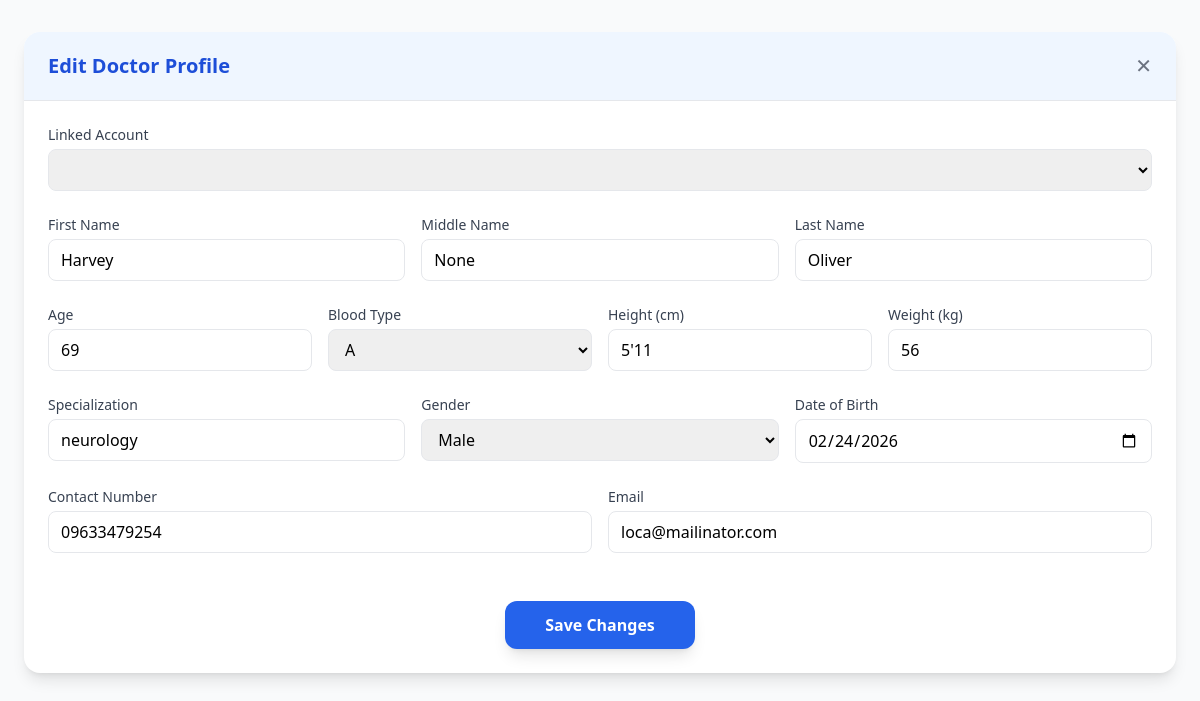
The app's page /admin/edit_doctor/1 (signed in) with its own data.
### app/models/doctor.py (models this page shows)
class Doctor(db.Model):
    __tablename__ = "doctor"
    doctor_id: Mapped[int] = mapped_column(Integer, primary_key=True, autoincrement=True)
    account_id: Mapped[int] = mapped_column(ForeignKey("account.account_id"), unique=True)
    firstname: Mapped[str] = mapped_column(String(50), nullable=False)
    middlename: Mapped[str] = mapped_column(String(50), nullable=True)
    lastname: Mapped[str] = mapped_column(String(50), nullable=False)
    age: Mapped[int] = mapped_column(Integer, nullable=False)
    bloodtype: Mapped[str] = mapped_column(String(10), nullable=True)
    height: Mapped[str] = mapped_column(String(10), nullable=True)
    weight: Mapped[str] = mapped_column(String(10), nullable=True)
    specialization: Mapped[str] = mapped_column(String(100), nullable=True)
    gender: Mapped[str] = mapped_column(String(10), nullable=False)
    dob: Mapped[str] = mapped_column(String(10), nullable=False)
    pob: Mapped[str] = mapped_column(String(100), nullable=False)
    civilstatus: Mapped[str] = mapped_column(String(20), nullable=False)
    degree: Mapped[str] = mapped_column(String(100), nullable=False)
    nationality: Mapped[str] = mapped_column(String(100), nullable=False)
    religion: Mapped[str] = mapped_column(String(100), nullable=False)
    phone: Mapped[str] = mapped_column(String(20), nullable=False)
    email: Mapped[str] = mapped_column(String(100), nullable=False)
    profile_image: Mapped[str | None] = mapped_column(String(255), nullable=True)
    status: Mapped[str] = mapped_column(String(50), nullable=False, default='active')
    created_at: Mapped[datetime] = mapped_column(DateTime, default=datetime.utcnow, nullable=False)
    account: Mapped["Account"] = relationship(back_populates="doctor")
    appointments: Mapped[list["Appointment"]] = relationship(back_populates="doctor")
    records: Mapped[list["MedicalRecord"]] = relationship(back_populates="doctor")
    doctor_schedule: Mapped["Doctor_Schedule"] = relationship(back_populates="doctor")
    secretary: Mapped["Doctor_Secretary"] = relationship(back_populates="doctor")

### app/routes/admin/doctors.py (the view, shortened to what this page needs)
@admin_bp.route('/edit_doctor/<int:doctor_id>', methods=['GET', 'POST'])
@admin_required
def edit_doctor(doctor_id):
    doctor = Doctor.query.get_or_404(doctor_id)
    return render_template(
        'admin/editDoctorProfile.html',
        doctor=doctor
    )

### app/models/account.py (called while the page is built)
    @property
    def is_authenticated(self):
        return True

    def is_admin(self) -> bool:
        return self.role == "admin"

### app/routes/auth/login.py (called while the page is built)
@login_manager.user_loader
def load_user(account_id):
    return Account.query.get(int(account_id))

### app/utils/admin_only.py (called while the page is built)
def admin_required(f):
    @wraps(f)
    def decorated_function(*args, **kwargs):
        if not current_user.is_authenticated or not current_user.is_admin():
            abort(403)
        return f(*args, **kwargs)
    return decorated_function

### app/templates/admin/editDoctorProfile.html (shortened to what this page needs)
{% extends 'base/layout.html' %}
{% block content %}
<div class="w-full bg-gray-50 px-6 py-8">
  <div class="flex flex-col lg:flex-row gap-6">
    <div class="w-full">
      <div class="bg-white rounded-2xl shadow-lg overflow-hidden">
        <div class="px-6 py-5 border-b border-gray-200 flex justify-between items-center bg-blue-50">
          <h3 class="text-xl font-semibold text-blue-700">
            Edit Doctor Profile
          </h3>
          <a href="{{ url_for('admin.admin_doctors') }}"
             class="text-gray-500 hover:text-gray-800 transition text-xl">
            ✕
          </a>
        </div>
        <div class="px-6 py-6">
          <form method="POST" class="space-y-6">
            <div>
              <label class="block text-sm font-medium text-gray-700 mb-1">
                Linked Account
              </label>
              <select name="account_id"
                      class="w-full px-3 py-2 border rounded-lg focus:ring-2 focus:ring-blue-500">
              </select>
            </div>
            <div class="grid grid-cols-1 md:grid-cols-3 gap-4">
              <div>
                <label class="block text-sm font-medium text-gray-700 mb-1">First Name</label>
                <input type="text" name="firstname"
                       value="{{ doctor.firstname }}"
                       class="w-full px-3 py-2 border rounded-lg focus:ring-2 focus:ring-blue-500">
              </div>
              <div>
                <label class="block text-sm font-medium text-gray-700 mb-1">Middle Name</label>
                <input type="text" name="middlename"
                       value="{{ doctor.middlename }}"
                       class="w-full px-3 py-2 border rounded-lg focus:ring-2 focus:ring-blue-500">
              </div>
              <div>
                <label class="block text-sm font-medium text-gray-700 mb-1">Last Name</label>
                <input type="text" name="lastname"
                       value="{{ doctor.lastname }}"
                       class="w-full px-3 py-2 border rounded-lg focus:ring-2 focus:ring-blue-500">
              </div>
            </div>
            <div class="grid grid-cols-1 md:grid-cols-4 gap-4">
              <div>
                <label class="block text-sm font-medium text-gray-700 mb-1">Age</label>
                <input type="number" name="age"
                       value="{{ doctor.age }}"
                       class="w-full px-3 py-2 border rounded-lg focus:ring-2 focus:ring-blue-500">
              </div>
              <div>
                <label class="block text-sm font-medium text-gray-700 mb-1">Blood Type</label>
                <select name="bloodtype"
                        class="w-full px-3 py-2 border rounded-lg focus:ring-2 focus:ring-blue-500">
                  <option {% if doctor.bloodtype == 'A' %}selected{% endif %}>A</option>
                </select>
              </div>
              <div>
                <label class="block text-sm font-medium text-gray-700 mb-1">Height (cm)</label>
                <input type="text" name="height"
                       value="{{ doctor.height }}"
                       class="w-full px-3 py-2 border rounded-lg focus:ring-2 focus:ring-blue-500">
              </div>
              <div>
                <label class="block text-sm font-medium text-gray-700 mb-1">Weight (kg)</label>
                <input type="text" name="weight"
                       value="{{ doctor.weight }}"
                       class="w-full px-3 py-2 border rounded-lg focus:ring-2 focus:ring-blue-500">
              </div>
            </div>
            <div class="grid grid-cols-1 md:grid-cols-3 gap-4">
              <div>
                <label class="block text-sm font-medium text-gray-700 mb-1">Specialization</label>
                <input type="text" name="specialization"
                       value="{{ doctor.specialization }}"
                       class="w-full px-3 py-2 border rounded-lg focus:ring-2 focus:ring-blue-500">
              </div>
              <div>
                <label class="block text-sm font-medium text-gray-700 mb-1">Gender</label>
                <select name="gender"
                        class="w-full px-3 py-2 border rounded-lg focus:ring-2 focus:ring-blue-500">
                  <option {% if doctor.gender == 'Male' %}selected{% endif %}>Male</option>
                </select>
              </div>
              <div>
                <label class="block text-sm font-medium text-gray-700 mb-1">Date of Birth</label>
                <input type="date" name="dob"
                       value="{{ doctor.dob }}"
                       class="w-full px-3 py-2 border rounded-lg focus:ring-2 focus:ring-blue-500">
              </div>
            </div>
            <div class="grid grid-cols-1 md:grid-cols-2 gap-4">
              <div>
                <label class="block text-sm font-medium text-gray-700 mb-1">Contact Number</label>
                <input type="text" name="phone"
                       value="{{ doctor.phone }}"
                       class="w-full px-3 py-2 border rounded-lg focus:ring-2 focus:ring-blue-500">
              </div>
              <div>
                <label class="block text-sm font-medium text-gray-700 mb-1">Email</label>
                <input type="email" name="email"
                       value="{{ doctor.email }}"
                       class="w-full px-3 py-2 border rounded-lg focus:ring-2 focus:ring-blue-500">
              </div>
            </div>
            <div class="text-center pt-6">
              <button type="submit"
                      class="px-10 py-3 bg-blue-600 text-white font-semibold rounded-xl
                             hover:bg-blue-700 shadow-lg transition">
                Save Changes
              </button>
            </div>
          </form>
        </div>
      </div>
    </div>
  </div>
</div>
{% endblock %}

### records on screen
Doctor: firstname "Harvey", middlename "None", lastname "Oliver", age "69", height "5'11", weight "56", specialization "neurology", gender "Male", dob "02/24/2026", phone "09633479254", email "loca@mailinator.com"
